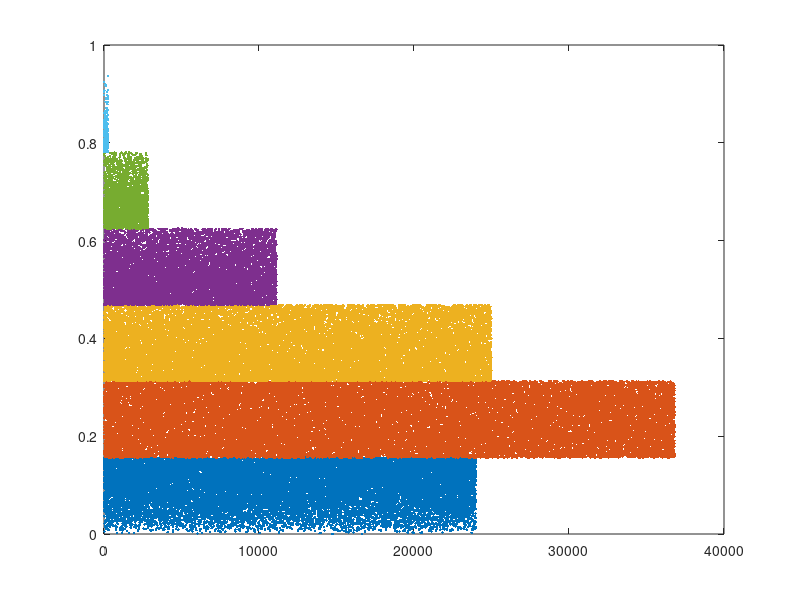

MATLAB code to generate this figure:
%% EMPIRICALLY MOMENTS OF SETS VS TOTAL SET ===============================

close all
clear 
clc

Mp       = 6;
ns       = 1e5;
b1       = betarnd(2,5,ns,1);
mean_b1  = mean(b1);
prime_b1 = b1-mean_b1;
b1b1     = mean(prime_b1.^2);
b1b1b1   = mean(prime_b1.^3);
b1b1b1b1 = mean(prime_b1.^4);
min_b1   = min(b1);
max_b1   = max(b1);
b1Lims   = linspace(min_b1,max_b1,Mp+1);
b1mins   = b1Lims(1:end-1);
b1maxs   = b1Lims(2:end);
for k=1:Mp
    cont = 1;
    for i=1:ns
        if b1(i) >= b1mins(k) && b1(i) <= b1maxs(k)
            B(cont) = b1(i);
            cont    = cont + 1;
        end
    end
    B1{k} = B; clear B
    w(k)  = length(B1{k})/ns;
    % moments
    mean_B1(k)  = mean(B1{k});
    prime_B1    = B1{k}-mean_B1(k); 
    B1B1(k)     = mean(prime_B1.^2);  
    B1B1B1(k)   = mean(prime_B1.^3);  
    B1B1B1B1(k) = mean(prime_B1.^4);  
    % plot
    plot(B1{k},'.'); hold on
end

disp('Mean')
group_mean_b1 = sum(w.*mean_B1);
[mean_b1 group_mean_b1]'

disp('Var')
group_b1b1 = sum(w.*B1B1) + sum(w.*(mean_B1-mean_b1).^2);
[b1b1 group_b1b1]'

disp('3rd central')
group_b1b1b1 = sum(w.*B1B1B1) + 3*sum(w.*(mean_B1-mean_b1).*B1B1) ...
    + sum(w.*(mean_B1-mean_b1).^3);
[b1b1b1 group_b1b1b1]'

disp('4rd central')
group_b1b1b1b1 = sum(w.*B1B1B1B1) + 4*sum(w.*(mean_B1-mean_b1).*B1B1B1) ...
    + 6*sum(w.*(mean_B1-mean_b1).^2.*B1B1) + sum(w.*(mean_B1-mean_b1).^4);
[b1b1b1b1 group_b1b1b1b1]'


